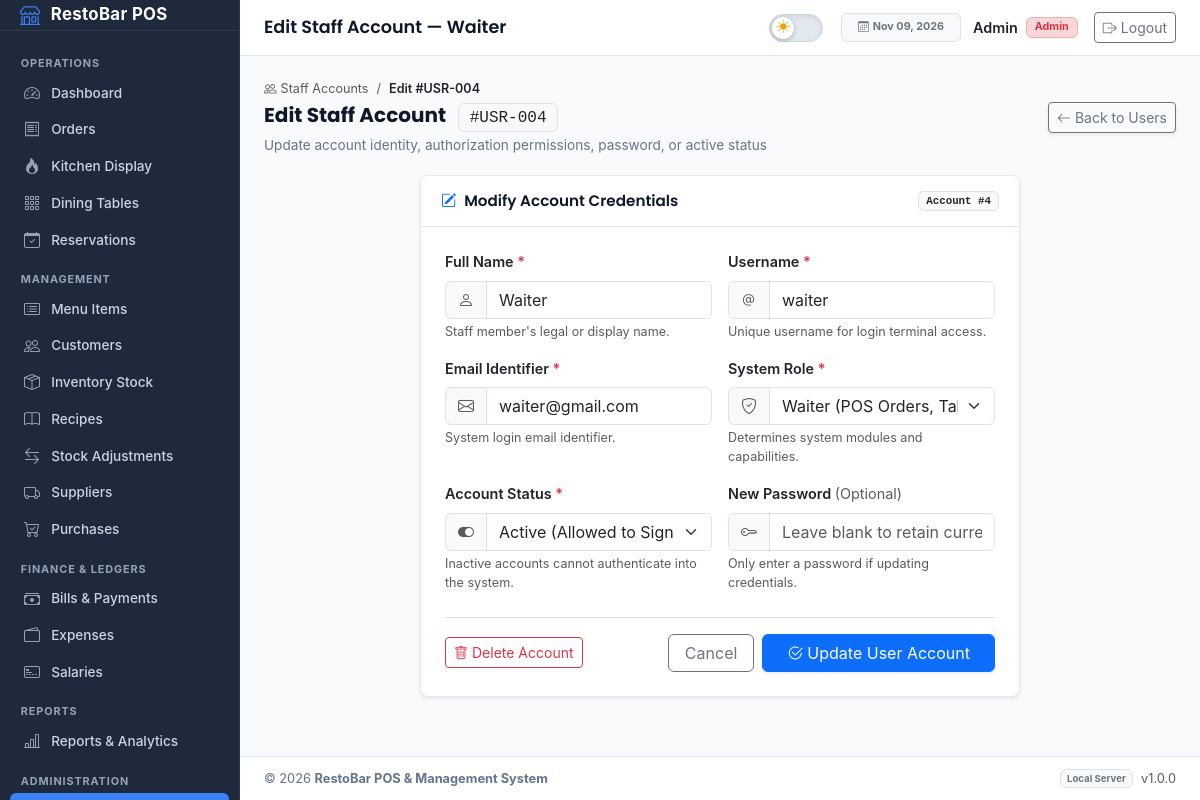
The page /users/edit.php?id=4 (signed in) on the database its author committed.
### tables this page shows
CREATE TABLE `users` (
  `id` int(11) NOT NULL,
  `name` varchar(100) NOT NULL,
  `username` varchar(100) NOT NULL,
  `email` varchar(150) NOT NULL,
  `password` varchar(255) NOT NULL,
  `role` enum('admin','waiter','kitchen') NOT NULL DEFAULT 'waiter',
  `is_active` tinyint(1) NOT NULL DEFAULT 1,
  `created_at` timestamp NOT NULL DEFAULT current_timestamp()
);

### users/edit.php (the view, shortened to what this page needs)
<?php
require_once "../includes/role.php";
$id = (int) ($_GET["id"] ?? 0);
$sql = "SELECT id, name, username, email, role, is_active
        FROM users
        WHERE id = ?";
$stmt = mysqli_prepare($conn, $sql);
mysqli_stmt_bind_param($stmt, "i", $id);
mysqli_stmt_execute($stmt);
$result = mysqli_stmt_get_result($stmt);
$user = mysqli_fetch_assoc($result);
$is_current_user = isset($_SESSION["user_id"]) && $_SESSION["user_id"] == $id;
require_once "../includes/header.php";
?>
<div class="page-header-bar">
    <div>
        <div class="d-flex align-items-center gap-2 mb-1">
            <a href="index.php" class="text-muted small text-decoration-none">
                <i class="bi bi-people me-1"></i>Staff Accounts
            </a>
            <span class="text-muted small">/</span>
            <span class="text-dark small fw-semibold">Edit #USR-<?php echo str_pad($user["id"], 3, '0', STR_PAD_LEFT); ?></span>
        </div>
        <h2 class="page-header-title">
            Edit Staff Account
            <span class="badge bg-light text-dark border font-monospace fs-6 fw-normal ms-2">
                #USR-<?php echo str_pad($user["id"], 3, '0', STR_PAD_LEFT); ?>
            </span>
        </h2>
        <p class="page-header-subtitle">Update account identity, authorization permissions, password, or active status</p>
    </div>
    <div class="d-flex align-items-center gap-2">
        <a href="index.php" class="btn btn-outline-secondary btn-sm d-inline-flex align-items-center gap-1 shadow-sm">
            <i class="bi bi-arrow-left"></i>
            <span>Back to Users</span>
        </a>
    </div>
</div>
<div class="row justify-content-center">
    <div class="col-12 col-lg-8">
        <div class="pos-card shadow-sm">
            <div class="pos-card-header d-flex justify-content-between align-items-center">
                <span class="pos-card-title">
                    <i class="bi bi-pencil-square text-primary me-2"></i>Modify Account Credentials
                </span>
                <span class="badge bg-light text-dark border font-monospace">
                    Account #<?php echo $user["id"]; ?>
                </span>
            </div>
            <div class="pos-card-body p-4">
                <form method="POST" action="edit.php?id=<?php echo $user["id"]; ?>">
                    <div class="row g-3 mb-3">
                        <div class="col-12 col-md-6">
                            <label class="form-label fw-semibold text-dark">
                                Full Name <span class="text-danger">*</span>
                            </label>
                            <div class="input-group">
                                <span class="input-group-text bg-light text-muted">
                                    <i class="bi bi-person"></i>
                                </span>
                                <input type="text"
                                       name="name"
                                       class="form-control"
                                       value="<?php echo htmlspecialchars($user["name"]); ?>"
                                       required>
                            </div>
                            <div class="form-text">Staff member's legal or display name.</div>
                        </div>
                        <div class="col-12 col-md-6">
                            <label class="form-label fw-semibold text-dark">
                                Username <span class="text-danger">*</span>
                            </label>
                            <div class="input-group">
                                <span class="input-group-text bg-light text-muted">
                                    <i class="bi bi-at"></i>
                                </span>
                                <input type="text"
                                       name="username"
                                       class="form-control"
                                       value="<?php echo htmlspecialchars($user["username"] ?? ""); ?>"
                                       required>
                            </div>
                            <div class="form-text">Unique username for login terminal access.</div>
                        </div>
                    </div>
                    <div class="row g-3 mb-3">
                        <div class="col-12 col-md-6">
                            <label class="form-label fw-semibold text-dark">
                                Email Identifier <span class="text-danger">*</span>
                            </label>
                            <div class="input-group">
                                <span class="input-group-text bg-light text-muted">
                                    <i class="bi bi-envelope"></i>
                                </span>
                                <input type="email"
                                       name="email"
                                       class="form-control"
                                       value="<?php echo htmlspecialchars($user["email"]); ?>"
                                       required>
                            </div>
                            <div class="form-text">System login email identifier.</div>
                        </div>
                        <div class="col-12 col-md-6">
                            <label class="form-label fw-semibold text-dark">
                                System Role <span class="text-danger">*</span>
                            </label>
                            <div class="input-group">
                                <span class="input-group-text bg-light text-muted">
                                    <i class="bi bi-shield-check"></i>
                                </span>
                                <select name="role" class="form-select" required>
                                    <option value="waiter" <?php echo ($user["role"] === "waiter") ? "selected" : ""; ?>>
                                        Waiter (POS Orders, Tables &amp; Guests)
                                    </option>
                                </select>
                            </div>
                            <div class="form-text">Determines system modules and capabilities.</div>
                        </div>
                    </div>
                    <div class="row g-3 mb-4">
                        <div class="col-12 col-md-6">
                            <label class="form-label fw-semibold text-dark">
                                Account Status <span class="text-danger">*</span>
                            </label>
                            <div class="input-group">
                                <span class="input-group-text bg-light text-muted">
                                    <i class="bi bi-toggle-on"></i>
                                </span>
                                <select name="is_active" class="form-select" required>
                                    <option value="1" <?php echo ($user["is_active"] == 1) ? "selected" : ""; ?>>
                                        Active (Allowed to Sign In)
                                    </option>
                                </select>
                            </div>
                            <div class="form-text">Inactive accounts cannot authenticate into the system.</div>
                        </div>
                        <div class="col-12 col-md-6">
                            <label class="form-label fw-semibold text-dark">
                                New Password <span class="text-muted fw-normal">(Optional)</span>
                            </label>
                            <div class="input-group">
                                <span class="input-group-text bg-light text-muted">
                                    <i class="bi bi-key"></i>
                                </span>
                                <input type="password"
                                       name="password"
                                       class="form-control"
                                       placeholder="Leave blank to retain current">
                            </div>
                            <div class="form-text">Only enter a password if updating credentials.</div>
                        </div>
                    </div>
                    <div class="d-flex justify-content-between align-items-center pt-3 border-top">
                        <?php if ($is_current_user) { ?>
                            <span class="text-muted small fst-italic">
                                <i class="bi bi-info-circle me-1"></i>You cannot delete your own active account.
                            </span>
                        <?php } else { ?>
                            <button type="submit" form="deleteUserForm" class="btn btn-outline-danger btn-sm d-inline-flex align-items-center gap-1">
                                <i class="bi bi-trash"></i>
                                <span>Delete Account</span>
                            </button>
                        <?php } ?>
                        <div class="d-flex align-items-center gap-2">
                            <a href="index.php" class="btn btn-outline-secondary px-3">
                                Cancel
                            </a>
                            <button type="submit" class="btn btn-primary px-4 shadow-sm d-inline-flex align-items-center gap-1">
                                <i class="bi bi-check2-circle"></i>
                                <span>Update User Account</span>
                            </button>
                        </div>
                    </div>
                </form>
            </div>
        </div>
    </div>
</div>
<?php
require_once "../includes/footer.php";
?>

### assets/css/style.css (style rules this page uses)
:root { --pos-sidebar-width: 240px; --pos-topbar-height: 56px; --pos-accent: #3b82f6; --pos-accent-hover: #2563eb; --pos-brand: #1e293b; --pos-brand-dark: #0f172a; --pos-success: #10b981; --pos-warning: #f59e0b; --pos-danger: #ef4444; --pos-info: #0284c7; --app-bg: #f8fafc; --sidebar-bg: #1e293b; --sidebar-border: rgba(255, 255, 255, 0.08); --topbar-bg: #ffffff; --surface-bg: #ffffff; --surface-elevated: #ffffff; --input-bg: #ffffff; --border-color: #e2e8f0; --text-primary: #0f172a; --text-secondary: #334155; --text-muted: #64748b; --table-header-bg: #f8fafc; --table-row-bg: #ffffff; --table-hover-bg: #f1f5f9; --table-border: #e2e8f0; --pos-bg: var(--app-bg); --pos-surface: var(--surface-bg); --pos-border: var(--border-color); --pos-text: var(--text-primary); --pos-muted: var(--text-muted); }
body { background-color: var(--pos-bg); color: var(--pos-text); font-family: "Inter", sans-serif; font-size: 0.9rem; line-height: 1.5; margin: 0; padding: 0; -webkit-font-smoothing: antialiased; }
h1, h2, h3, h4, h5, h6, .page-header-title, .pos-card-title, .app-brand-title { font-family: "Poppins", sans-serif; }
.pos-card { background-color: var(--pos-surface); border: 1px solid var(--pos-border); border-radius: 8px; box-shadow: 0 1px 3px rgba(0, 0, 0, 0.04); margin-bottom: 1.5rem; overflow: hidden; }
.pos-card-header { padding: 0.85rem 1.25rem; border-bottom: 1px solid var(--pos-border); background-color: var(--pos-surface); display: flex; align-items: center; justify-content: space-between; }
.pos-card-title { font-size: 0.95rem; font-weight: 600; margin: 0; color: var(--pos-text); }
.pos-card-body { padding: 1.25rem; }
.page-header-bar { display: flex; align-items: center; justify-content: space-between; margin-bottom: 1.25rem; flex-wrap: wrap; gap: 0.75rem; }
.page-header-title { font-size: 1.25rem; font-weight: 700; margin: 0; color: var(--pos-text); }
.page-header-subtitle { font-size: 0.85rem; color: var(--pos-muted); margin: 0.15rem 0 0 0; }

### rows shown on the page
users: id "004", id "4", name "Waiter", username "waiter", email "waiter@gmail.com", role "Waiter (POS Orders, Tables & Guests)", is_active "Active (Allowed to Sign In)"

### other values the page prints
$page_title "Edit Staff Account — Waiter"
formatDate('now') "Nov 09, 2026"
$user_name "Admin"
$role "Admin"
